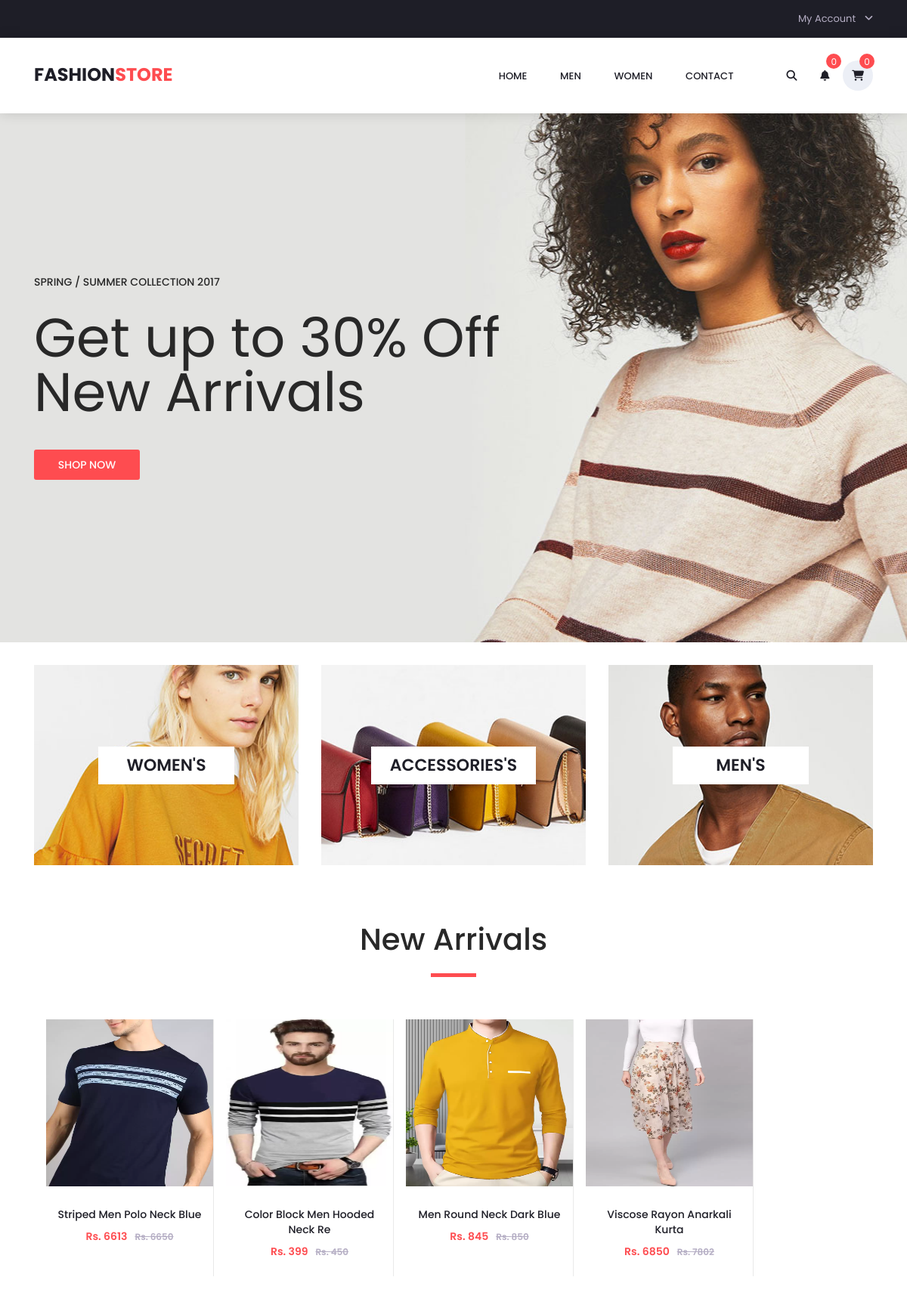
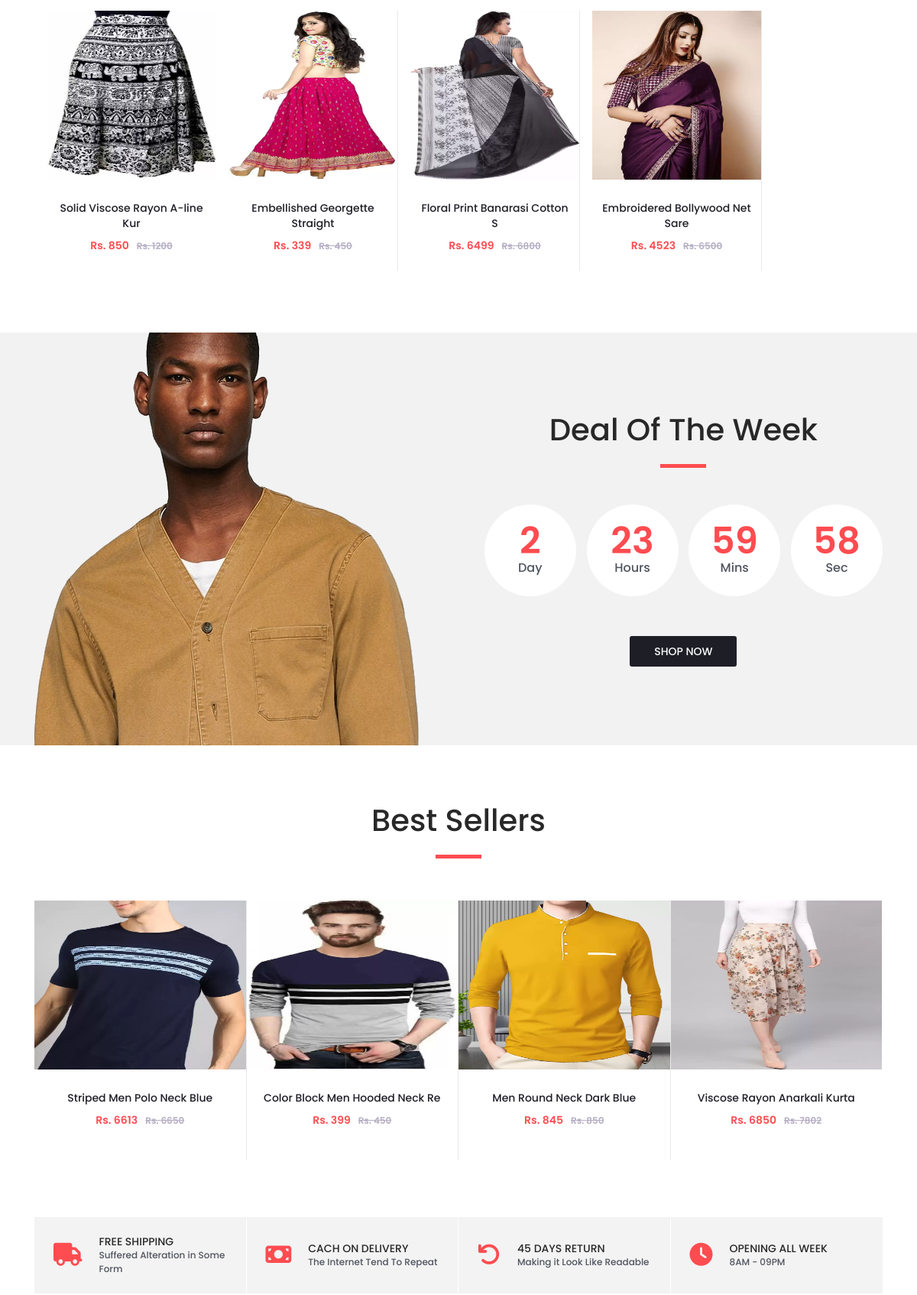
The page / (upper part) on the database its author committed (2 pictures, top to bottom).
### tables this page shows
CREATE TABLE `product` (
  `product_id` int(10) NOT NULL,
  `name` varchar(30) NOT NULL,
  `category` varchar(10) NOT NULL,
  `description` varchar(250) NOT NULL,
  `short_des` varchar(100) NOT NULL,
  `old_price` int(10) NOT NULL,
  `price` int(8) NOT NULL,
  `image` varchar(100) NOT NULL,
  `desc_image` varchar(100) NOT NULL
);

### index.php (the view, shortened to what this page needs)
<!DOCTYPE html>
<html lang="en">
<head>
<link rel="stylesheet" type="text/css" href="styles/bootstrap4/bootstrap.min.css">
<link href="plugins/font-awesome-4.7.0/css/font-awesome.min.css" rel="stylesheet" type="text/css">
<link rel="stylesheet" type="text/css" href="plugins/OwlCarousel2-2.2.1/owl.carousel.css">
<link rel="stylesheet" type="text/css" href="plugins/OwlCarousel2-2.2.1/owl.theme.default.css">
<link rel="stylesheet" type="text/css" href="plugins/OwlCarousel2-2.2.1/animate.css">
<link rel="stylesheet" type="text/css" href="styles/main_styles.css">
<link rel="stylesheet" type="text/css" href="styles/responsive.css">
</head>
<body>
<div class="super_container">
	<header class="header trans_300">
     <?php include('./logics/connection.php') ?>
      <?php include('header.php');
	  $query="select * from product order by product_id desc limit 8";
$run = mysqli_query($con,$query);
$datas = array();
while($row = mysqli_fetch_assoc($run)){
    $datas[] = $row;
}
	 ?>
	<div class="main_slider" style="background-image:url(images/slider_1.jpg)">
		<div class="container fill_height">
			<div class="row align-items-center fill_height">
				<div class="col">
					<div class="main_slider_content">
						<h6>Spring / Summer Collection 2017</h6>
						<h1>Get up to 30% Off New Arrivals</h1>
						<div class="red_button shop_now_button"><a href="#">shop now</a></div>
					</div>
				</div>
			</div>
		</div>
	</div>
	<div class="banner">
		<div class="container">
			<div class="row">
				<div class="col-md-4">
					<div class="banner_item align-items-center" style="background-image:url(images/banner_1.jpg)">
						<div class="banner_category">
							<a href="womens.php">women's</a>
						</div>
					</div>
				</div>
				<div class="col-md-4">
					<div class="banner_item align-items-center" style="background-image:url(images/banner_2.jpg)">
						<div class="banner_category">
							<a href="">accessories's</a>
						</div>
					</div>
				</div>
				<div class="col-md-4">
					<div class="banner_item align-items-center" style="background-image:url(images/banner_3.jpg)">
						<div class="banner_category">
							<a href="mens.php">men's</a>
						</div>
					</div>
				</div>
			</div>
		</div>
	</div>
	<div class="new_arrivals">
		<div class="container">
			<div class="row">
				<div class="col text-center">
					<div class="section_title new_arrivals_title">
						<h2>New Arrivals</h2>
					</div>
				</div>
			</div>
			<div class="row align-items-center">
				<div class="col text-center">
				</div>
			</div>
			<div class="row">
				<div class="col">
					<div class="product-grid" data-isotope='{ "itemSelector": ".product-item", "layoutMode": "fitRows" }'>
                <?php
					if(mysqli_num_rows($run)>0)
                       {
                        foreach($datas as $value){
                           echo('
						<div class="product-item men ml-3 mt-3">
							<div class="product discount product_filter">
								<div class="product_image">
									<img src="uploads/'.$value['image'].'" alt="" height=221px width=226px>
								</div>
								<div class="favorite favorite_left"></div>
								<div class="product_info">
									<h6 class="product_name"><a href="./single.php?id='.$value['product_id'].'">'.$value['name'].'</a></h6>
									<div class="product_price">Rs. '.$value['price'].'<span>Rs. '.$value['old_price'].'</span></div>
								</div>
							</div>
							<div class="red_button add_to_cart_button"><a href="./logics/add_cart.php?pid='.$value['product_id'].'&&redirect=../index.php">add to cart</a></div>
						</div>');
						}
					}
					?>
					</div>
				</div>
			</div>
		</div>
	</div>
	<div class="deal_ofthe_week">
		<div class="container">
			<div class="row align-items-center">
				<div class="col-lg-6">
					<div class="deal_ofthe_week_img">
						<img src="images/deal_ofthe_week.png" alt="">
					</div>
				</div>
				<div class="col-lg-6 text-right deal_ofthe_week_col">
					<div class="deal_ofthe_week_content d-flex flex-column align-items-center float-right">
						<div class="section_title">
							<h2>Deal Of The Week</h2>
						</div>
						<ul class="timer">
							<li class="d-inline-flex flex-column justify-content-center align-items-center">
								<div id="day" class="timer_num">03</div>
								<div class="timer_unit">Day</div>
							</li>
							<li class="d-inline-flex flex-column justify-content-center align-items-center">
								<div id="hour" class="timer_num">15</div>
								<div class="timer_unit">Hours</div>
							</li>
							<li class="d-inline-flex flex-column justify-content-center align-items-center">
								<div id="minute" class="timer_num">45</div>
								<div class="timer_unit">Mins</div>
							</li>
							<li class="d-inline-flex flex-column justify-content-center align-items-center">
								<div id="second" class="timer_num">23</div>
								<div class="timer_unit">Sec</div>
							</li>
						</ul>
						<div class="red_button deal_ofthe_week_button"><a href="#">shop now</a></div>
					</div>
				</div>
			</div>
		</div>
	</div>
	<div class="best_sellers">
		<div class="container">
			<div class="row">
				<div class="col text-center">
					<div class="section_title new_arrivals_title">
						<h2>Best Sellers</h2>
					</div>
				</div>
			</div>
			<div class="row">
				<div class="col">
					<div class="product_slider_container">
						<div class="owl-carousel owl-theme product_slider">
						  <?php
					if(mysqli_num_rows($run)>0)
                       {
                        foreach($datas as $value){
                           echo('<div class="owl-item product_slider_item">
								<div class="product-item">
									<div class="product discount">
										<div class="product_image">
											<img src="uploads/'.$value['image'].'" alt="" height=221px width=226px" alt="">
										</div>
										<div class="favorite favorite_left"></div>
										<div class="product_info">
											<h6 class="product_name"><a href="../logics/add_cart.php?pid='.$value['product_id'].'&&redirect=./index.php">'.$value['name'].'</a></h6>
											<div class="product_price">Rs. '.$value['price'].'<span>Rs. '.$value['old_price'].'</span></div>
										</div>
									</div>
								</div>
							</div>');
						}
					}
					?>
					</div>
					</div>
				</div>
			</div>
		</div>
	</div>
	<div class="benefit">
		<div class="container">
			<div class="row benefit_row">
				<div class="col-lg-3 benefit_col">
					<div class="benefit_item d-flex flex-row align-items-center">
						<div class="benefit_icon"><i class="fa fa-truck" aria-hidden="true"></i></div>
						<div class="benefit_content">
							<h6>free shipping</h6>
							<p>Suffered Alteration in Some Form</p>
						</div>
					</div>
				</div>
				<div class="col-lg-3 benefit_col">
					<div class="benefit_item d-flex flex-row align-items-center">
						<div class="benefit_icon"><i class="fa fa-money" aria-hidden="true"></i></div>
						<div class="benefit_content">
							<h6>cach on delivery</h6>
							<p>The Internet Tend To Repeat</p>
						</div>
					</div>
				</div>
				<div class="col-lg-3 benefit_col">
					<div class="benefit_item d-flex flex-row align-items-center">
						<div class="benefit_icon"><i class="fa fa-undo" aria-hidden="true"></i></div>
						<div class="benefit_content">
							<h6>45 days return</h6>
							<p>Making it Look Like Readable</p>
						</div>
					</div>
				</div>
				<div class="col-lg-3 benefit_col">
					<div class="benefit_item d-flex flex-row align-items-center">
						<div class="benefit_icon"><i class="fa fa-clock-o" aria-hidden="true"></i></div>
						<div class="benefit_content">
							<h6>opening all week</h6>
							<p>8AM - 09PM</p>
						</div>
					</div>
				</div>
			</div>
		</div>
	</div><br>
  <?php require('footer.php');?>
</body>
</html>

### rows shown on the page
product: image (picture), name "Striped Men Polo Neck Blue", price "6613", old_price "6650"
product: image (picture), name "Color Block Men Hooded Neck Re", price "399", old_price "450"
product: image (picture), name "Men Round Neck Dark Blue", price "845", old_price "850"
product: image (picture), name "Viscose Rayon Anarkali Kurta", price "6850", old_price "7802"
product: image (picture), name "Solid Viscose Rayon A-line Kur", price "850", old_price "1200"
product: image (picture), name "Embellished Georgette Straight", price "339", old_price "450"
product: image (picture), name "Floral Print Banarasi Cotton S", price "6499", old_price "6800"
product: image (picture), name "Embroidered Bollywood Net Sare", price "4523", old_price "6500"

### other values the page prints
$count "0"
